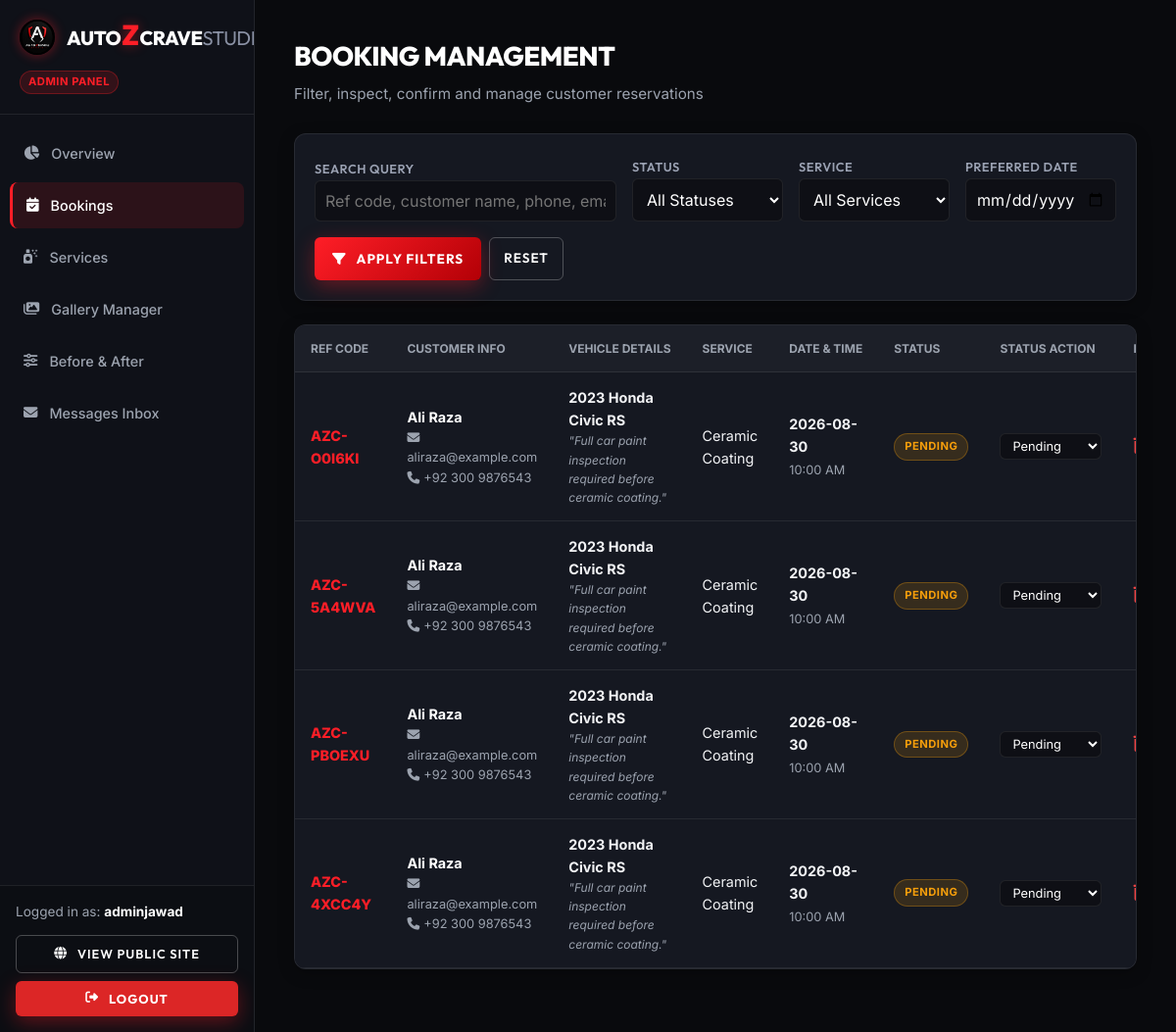
Screenshot of /admin/bookings (signed in) with the database file from the repository.
### models/user.py (models this page shows, shortened)
class User(UserMixin, db.Model):
    __tablename__ = 'users'
    id = db.Column(db.Integer, primary_key=True)
    name = db.Column(db.String(100), nullable=False)
    email = db.Column(db.String(120), unique=True, nullable=False, index=True)
    password_hash = db.Column(db.String(256), nullable=False)
    role = db.Column(db.String(20), nullable=False, default='customer')  # 'admin' or 'customer'
    created_at = db.Column(db.DateTime, default=datetime.utcnow)
    def is_admin(self):
        return self.role == 'admin'

### models/booking.py (models this page shows, shortened)
class Booking(db.Model):
    __tablename__ = 'bookings'
    id = db.Column(db.Integer, primary_key=True)
    reference_code = db.Column(db.String(20), unique=True, nullable=False, default=generate_booking_ref, index=True)
    customer_name = db.Column(db.String(100), nullable=False)
    customer_email = db.Column(db.String(120), nullable=False)
    customer_phone = db.Column(db.String(30), nullable=False)
    vehicle_make = db.Column(db.String(50), nullable=False)
    vehicle_model = db.Column(db.String(50), nullable=False)
    vehicle_year = db.Column(db.String(10), nullable=False)
    service_id = db.Column(db.Integer, db.ForeignKey('services.id'), nullable=False)
    preferred_date = db.Column(db.String(20), nullable=False)
    preferred_time = db.Column(db.String(20), nullable=False)
    additional_notes = db.Column(db.Text, nullable=True)
    status = db.Column(db.String(20), default='Pending', nullable=False)  # Pending, Confirmed, Completed, Cancelled
    created_at = db.Column(db.DateTime, default=datetime.utcnow)

### models/service.py (models this page shows, shortened)
class Service(db.Model):
    __tablename__ = 'services'
    id = db.Column(db.Integer, primary_key=True)
    name = db.Column(db.String(100), nullable=False)
    description = db.Column(db.Text, nullable=False)
    price = db.Column(db.String(50), nullable=True)  # e.g., "PKR 45,000" or "Starting PKR 30,000"
    duration = db.Column(db.String(50), nullable=True)  # e.g., "1 - 2 Days"
    image = db.Column(db.String(255), nullable=True)
    is_active = db.Column(db.Boolean, default=True, nullable=False)
    created_at = db.Column(db.DateTime, default=datetime.utcnow)
    bookings = db.relationship('Booking', backref='service', lazy=True, cascade='all, delete-orphan')

### routes/admin.py (the view, shortened to what this page needs)
@admin_bp.route('/bookings')
@admin_required
def bookings():
    search_query = request.args.get('q', '').strip()
    status_filter = request.args.get('status', '').strip()
    service_filter = request.args.get('service_id', type=int)
    date_filter = request.args.get('date', '').strip()
    query = Booking.query
    if status_filter:
        query = query.filter_by(status=status_filter)
    if service_filter:
        query = query.filter_by(service_id=service_filter)
    if date_filter:
        query = query.filter_by(preferred_date=date_filter)
    bookings_list = query.order_by(Booking.created_at.desc()).all()
    services_list = Service.query.all()
    return render_template('admin/bookings.html',
                           bookings=bookings_list,
                           services=services_list,
                           search_query=search_query,
                           status_filter=status_filter,
                           service_filter=service_filter,
                           date_filter=date_filter)

### routes/admin.py (called while the page is built)
def admin_required(f):
    @wraps(f)
    @login_required
    def decorated_function(*args, **kwargs):
        if not current_user.is_admin():
            flash('Admin authorization required.', 'error')
            return redirect(url_for('auth.login'))
        return f(*args, **kwargs)
    return decorated_function

### templates/admin/bookings.html (shortened to what this page needs)
{% extends "admin/base_admin.html" %}
{% block content %}
<div class="admin-header">
    <div>
        <h1 class="admin-page-title">BOOKING MANAGEMENT</h1>
        <p style="color: var(--admin-muted); font-size: 0.95rem;">Filter, inspect, confirm and manage customer reservations</p>
    </div>
</div>
<div class="admin-card-box" style="padding: 20px;">
    <form action="{{ url_for('admin.bookings') }}" method="GET" style="display: flex; gap: 16px; flex-wrap: wrap; align-items: flex-end;">
        <div style="flex: 2; min-width: 200px;">
            <label class="form-label" style="font-size: 0.8rem;">Search Query</label>
            <input type="text" name="q" value="{{ search_query }}" placeholder="Ref code, customer name, phone, email, vehicle..." class="form-control" style="padding: 10px;">
        </div>
        <div style="flex: 1; min-width: 140px;">
            <label class="form-label" style="font-size: 0.8rem;">Status</label>
            <select name="status" class="form-select" style="padding: 10px;">
                <option value="">All Statuses</option>
            </select>
        </div>
        <div style="flex: 1; min-width: 140px;">
            <label class="form-label" style="font-size: 0.8rem;">Service</label>
            <select name="service_id" class="form-select" style="padding: 10px;">
                <option value="">All Services</option>
            </select>
        </div>
        <div style="flex: 1; min-width: 140px;">
            <label class="form-label" style="font-size: 0.8rem;">Preferred Date</label>
            <input type="date" name="date" value="{{ date_filter }}" class="form-control" style="padding: 10px;">
        </div>
        <div style="display: flex; gap: 8px;">
            <button type="submit" class="btn-primary" style="padding: 10px 18px; font-size: 0.85rem;">
                <i class="fa-solid fa-filter"></i> Apply Filters
            </button>
            <a href="{{ url_for('admin.bookings') }}" class="btn-outline" style="padding: 10px 14px; font-size: 0.85rem;">
                Reset
            </a>
        </div>
    </form>
</div>
<div class="admin-table-container">
    <table class="admin-table">
        <thead>
            <tr>
                <th>REF CODE</th>
                <th>CUSTOMER INFO</th>
                <th>VEHICLE DETAILS</th>
                <th>SERVICE</th>
                <th>DATE & TIME</th>
                <th>STATUS</th>
                <th>STATUS ACTION</th>
                <th>REMOVE</th>
            </tr>
        </thead>
        <tbody>
            {% for b in bookings %}
            <tr>
                <td style="font-weight: 800; color: var(--admin-red);">{{ b.reference_code }}</td>
                <td>
                    <strong style="color:#fff; display:block;">{{ b.customer_name }}</strong>
                    <div style="font-size: 0.8rem; color: var(--admin-muted);">
                        <i class="fa-solid fa-envelope" style="margin-right: 4px;"></i>{{ b.customer_email }}<br>
                        <i class="fa-solid fa-phone" style="margin-right: 4px;"></i>{{ b.customer_phone }}
                    </div>
                </td>
                <td>
                    <strong>{{ b.vehicle_year }} {{ b.vehicle_make }} {{ b.vehicle_model }}</strong>
                    {% if b.additional_notes %}
                    <div style="font-size: 0.75rem; color: var(--admin-muted); max-width: 200px; font-style: italic;">
                        "{{ b.additional_notes }}"
                    </div>
                    {% endif %}
                </td>
                <td>{{ b.service.name if b.service else 'Service (Archived)' }}</td>
                <td>
                    <strong style="display:block;">{{ b.preferred_date }}</strong>
                    <span style="font-size: 0.8rem; color: var(--admin-muted);">{{ b.preferred_time }}</span>
                </td>
                <td>
                    <span class="badge badge-{{ b.status.lower() }}">{{ b.status }}</span>
                </td>
                <td>
                    <form action="{{ url_for('admin.update_booking_status', booking_id=b.id) }}" method="POST" style="display: flex; gap: 4px; flex-wrap: wrap;">
                        <select name="status" class="form-select" style="padding: 4px 8px; font-size: 0.8rem; width: auto;" onchange="this.form.submit()">
                            <option value="Pending" {% if b.status == 'Pending' %}selected{% endif %}>Pending</option>
                        </select>
                    </form>
                </td>
                <td>
                    <form action="{{ url_for('admin.delete_booking', booking_id=b.id) }}" method="POST" onsubmit="return confirm('Are you sure you want to delete booking #{{ b.reference_code }}?');">
                        <button type="submit" style="background: none; border: none; color: #ef4444; cursor: pointer; font-size: 1.1rem;" title="Delete Booking">
                            <i class="fa-solid fa-trash-can"></i>
                        </button>
                    </form>
                </td>
            </tr>
            {% else %}
            <tr>
                <td colspan="8" style="text-align: center; color: var(--admin-muted); padding: 40px;">No bookings match the filter criteria.</td>
            </tr>
            {% endfor %}
        </tbody>
    </table>
</div>
{% endblock %}

### templates/admin/base_admin.html (shortened to what this page needs)
<!DOCTYPE html>
<html lang="en">
<head>
    <link rel="stylesheet" href="https://cdnjs.cloudflare.com/ajax/libs/font-awesome/6.4.0/css/all.min.css">
    <link rel="stylesheet" href="{{ url_for('static', filename='css/style.css') }}">
    <link rel="stylesheet" href="{{ url_for('static', filename='css/admin.css') }}">
</head>
<body class="admin-body">
    <aside class="admin-sidebar" id="adminSidebar">
        <div class="admin-sidebar-header">
            <a href="{{ url_for('admin.dashboard') }}" class="brand-logo" style="font-size: 1.25rem;">
                <img src="{{ url_for('static', filename='images/logo.jpg') }}" alt="AutozCraveStudio Logo" class="brand-logo-img" style="height: 36px;">
                <span>Auto<span class="z-red">Z</span>Crave<span class="studio-gray">Studio</span></span>
            </a>
            <span style="display:inline-block; font-size:0.7rem; color:var(--red-z); background:rgba(255,30,39,0.15); border:1px solid rgba(255,30,39,0.3); padding:2px 8px; border-radius:50px; font-weight:700; margin-top:8px; letter-spacing:0.5px;">ADMIN PANEL</span>
        </div>
        <nav class="admin-nav">
            <a href="{{ url_for('admin.dashboard') }}" class="admin-nav-item {% if request.endpoint == 'admin.dashboard' %}active{% endif %}">
                <i class="fa-solid fa-chart-pie"></i> Overview
            </a>
            <a href="{{ url_for('admin.bookings') }}" class="admin-nav-item {% if request.endpoint == 'admin.bookings' %}active{% endif %}">
                <i class="fa-solid fa-calendar-check"></i> Bookings
            </a>
            <a href="{{ url_for('admin.services') }}" class="admin-nav-item {% if request.endpoint == 'admin.services' %}active{% endif %}">
                <i class="fa-solid fa-spray-can-sparkles"></i> Services
            </a>
            <a href="{{ url_for('admin.gallery') }}" class="admin-nav-item {% if request.endpoint == 'admin.gallery' %}active{% endif %}">
                <i class="fa-solid fa-images"></i> Gallery Manager
            </a>
            <a href="{{ url_for('admin.before_after') }}" class="admin-nav-item {% if request.endpoint == 'admin.before_after' %}active{% endif %}">
                <i class="fa-solid fa-sliders"></i> Before & After
            </a>
            <a href="{{ url_for('admin.messages') }}" class="admin-nav-item {% if request.endpoint == 'admin.messages' %}active{% endif %}">
                <i class="fa-solid fa-envelope"></i> Messages Inbox
            </a>
        </nav>
        <div class="admin-sidebar-footer">
            <div style="font-size: 0.85rem; color: var(--admin-muted); margin-bottom: 12px;">
                Logged in as: <strong style="color:#fff;">{{ current_user.name }}</strong>
            </div>
            <a href="{{ url_for('main.index') }}" class="btn-outline" target="_blank" style="width: 100%; padding: 8px 14px; font-size: 0.8rem; margin-bottom: 8px; text-align: center; justify-content: center;">
                <i class="fa-solid fa-globe"></i> View Public Site
            </a>
            <a href="{{ url_for('auth.logout') }}" class="btn-primary" style="width: 100%; padding: 8px 14px; font-size: 0.8rem; background: #dc2626; text-align: center; justify-content: center;">
                <i class="fa-solid fa-right-from-bracket"></i> Logout
            </a>
        </div>
    </aside>
    <main class="admin-main">
        {% block content %}{% endblock %}
    </main>
</body>
</html>

### static/css/style.css (style rules this page uses)
:root { --bg-dark: #0a0b0e; --bg-surface: #11131a; --bg-card: rgba(20, 24, 34, 0.75); --bg-card-hover: rgba(28, 33, 46, 0.85); --border-color: rgba(255, 255, 255, 0.08); --border-accent: rgba(255, 30, 39, 0.4); --text-main: #ffffff; --text-muted: #9aa1b2; --text-subtle: #6c758d; --red-z: #ff1e27; --red-glow: rgba(255, 30, 39, 0.45); --red-gradient: linear-gradient(135deg, #ff1e27 0%, #b30006 100%); --font-heading: 'Outfit', 'Montserrat', -apple-system, sans-serif; --font-body: 'Inter', -apple-system, sans-serif; --radius-sm: 6px; --radius-md: 12px; --radius-lg: 20px; --transition: all 0.3s cubic-bezier(0.16, 1, 0.3, 1); }
*, *::before, *::after { box-sizing: border-box; margin: 0; padding: 0; }
html { scroll-behavior: smooth; font-size: 16px; }
body { background-color: var(--bg-dark); color: var(--text-main); font-family: var(--font-body); line-height: 1.6; overflow-x: hidden; min-height: 100vh; display: flex; flex-direction: column; }
h1, h2, h3, h4, h5, h6 { font-family: var(--font-heading); font-weight: 700; letter-spacing: -0.02em; color: var(--text-main); }
a { color: inherit; text-decoration: none; transition: var(--transition); }
img { max-width: 100%; height: auto; display: block; }
.brand-logo { font-family: var(--font-heading); font-size: 1.6rem; font-weight: 800; letter-spacing: -0.5px; text-transform: uppercase; color: #ffffff; display: inline-flex; align-items: center; gap: 12px; margin-right: 40px; }
.brand-logo-img { height: 44px; width: auto; border-radius: 50%; box-shadow: 0 0 12px var(--red-glow); transition: transform 0.3s ease; }
.brand-logo .z-red { color: var(--red-z); text-shadow: 0 0 12px var(--red-glow); font-size: 1.8rem; line-height: 1; margin: 0 1px; }
.brand-logo .studio-gray { color: #8a91a4; font-weight: 400; }
.btn-primary { display: inline-flex; align-items: center; justify-content: center; gap: 10px; background: var(--red-gradient); color: #ffffff; font-family: var(--font-heading); font-weight: 700; text-transform: uppercase; letter-spacing: 1px; padding: 14px 32px; border-radius: var(--radius-sm); border: none; cursor: pointer; box-shadow: 0 6px 20px rgba(255, 30, 39, 0.35); transition: var(--transition); }
.btn-outline { display: inline-flex; align-items: center; justify-content: center; gap: 10px; background: transparent; color: #ffffff; font-family: var(--font-heading); font-weight: 600; text-transform: uppercase; letter-spacing: 1px; padding: 13px 30px; border-radius: var(--radius-sm); border: 1px solid rgba(255, 255, 255, 0.25); cursor: pointer; transition: var(--transition); }
.form-label { font-family: var(--font-heading); font-size: 0.9rem; font-weight: 600; text-transform: uppercase; letter-spacing: 0.5px; color: var(--text-muted); }
.form-control, .form-select { width: 100%; padding: 14px 18px; background: rgba(10, 11, 14, 0.6); border: 1px solid var(--border-color); border-radius: var(--radius-sm); color: var(--text-main); font-family: var(--font-body); font-size: 1rem; transition: var(--transition); }

### rows the page displays
User: name "adminjawad"
Booking: reference_code "AZC-O0I6KI", customer_name "Ali Raza", customer_email "aliraza@example.com", customer_phone "+92 300 9876543", vehicle_year "2023", vehicle_make "Honda", vehicle_model "Civic RS", additional_notes "Full car paint inspection required before ceramic coating.", service "Ceramic Coating", preferred_date "2026-08-30", preferred_time "10:00 AM", status "PENDING", status "Pending"
Booking: reference_code "AZC-5A4WVA", customer_name "Ali Raza", customer_email "aliraza@example.com", customer_phone "+92 300 9876543", vehicle_year "2023", vehicle_make "Honda", vehicle_model "Civic RS", additional_notes "Full car paint inspection required before ceramic coating.", service "Ceramic Coating", preferred_date "2026-08-30", preferred_time "10:00 AM", status "PENDING", status "Pending"
Booking: reference_code "AZC-PBOEXU", customer_name "Ali Raza", customer_email "aliraza@example.com", customer_phone "+92 300 9876543", vehicle_year "2023", vehicle_make "Honda", vehicle_model "Civic RS", additional_notes "Full car paint inspection required before ceramic coating.", service "Ceramic Coating", preferred_date "2026-08-30", preferred_time "10:00 AM", status "PENDING", status "Pending"
Booking: reference_code "AZC-4XCC4Y", customer_name "Ali Raza", customer_email "aliraza@example.com", customer_phone "+92 300 9876543", vehicle_year "2023", vehicle_make "Honda", vehicle_model "Civic RS", additional_notes "Full car paint inspection required before ceramic coating.", service "Ceramic Coating", preferred_date "2026-08-30", preferred_time "10:00 AM", status "PENDING", status "Pending"
